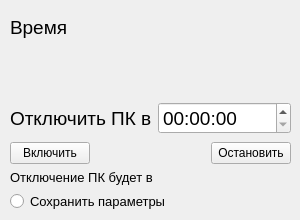
<?xml version="1.0" encoding="UTF-8"?>
<ui version="4.0">
 <class>MainWindow</class>
 <widget class="QMainWindow" name="MainWindow">
  <property name="geometry">
   <rect>
    <x>0</x>
    <y>0</y>
    <width>300</width>
    <height>220</height>
   </rect>
  </property>
  <property name="windowTitle">
   <string>MainWindow</string>
  </property>
  <widget class="QWidget" name="centralwidget">
   <widget class="QWidget" name="layoutWidget">
    <property name="geometry">
     <rect>
      <x>10</x>
      <y>140</y>
      <width>281</width>
      <height>26</height>
     </rect>
    </property>
    <layout class="QHBoxLayout" name="horizontalLayout_2">
     <item>
      <widget class="QPushButton" name="pushButton">
       <property name="text">
        <string>Включить</string>
       </property>
      </widget>
     </item>
     <item>
      <spacer name="horizontalSpacer">
       <property name="orientation">
        <enum>Qt::Orientation::Horizontal</enum>
       </property>
       <property name="sizeHint" stdset="0">
        <size>
         <width>40</width>
         <height>20</height>
        </size>
       </property>
      </spacer>
     </item>
     <item>
      <widget class="QPushButton" name="pushButton_2">
       <property name="text">
        <string>Остановить</string>
       </property>
      </widget>
     </item>
    </layout>
   </widget>
   <widget class="QWidget" name="layoutWidget">
    <property name="geometry">
     <rect>
      <x>10</x>
      <y>10</y>
      <width>201</width>
      <height>76</height>
     </rect>
    </property>
    <layout class="QVBoxLayout" name="verticalLayout">
     <item>
      <widget class="QLabel" name="label">
       <property name="font">
        <font>
         <pointsize>14</pointsize>
        </font>
       </property>
       <property name="text">
        <string>Время</string>
       </property>
      </widget>
     </item>
     <item>
      <widget class="QLabel" name="timeLabel">
       <property name="font">
        <font>
         <pointsize>20</pointsize>
        </font>
       </property>
       <property name="text">
        <string/>
       </property>
      </widget>
     </item>
    </layout>
   </widget>
   <widget class="QWidget" name="layoutWidget">
    <property name="geometry">
     <rect>
      <x>10</x>
      <y>100</y>
      <width>281</width>
      <height>37</height>
     </rect>
    </property>
    <layout class="QHBoxLayout" name="horizontalLayout">
     <item>
      <widget class="QLabel" name="label_2">
       <property name="font">
        <font>
         <pointsize>14</pointsize>
        </font>
       </property>
       <property name="text">
        <string>Отключить ПК в</string>
       </property>
      </widget>
     </item>
     <item>
      <widget class="QTimeEdit" name="timeEdit">
       <property name="minimumSize">
        <size>
         <width>0</width>
         <height>0</height>
        </size>
       </property>
       <property name="font">
        <font>
         <pointsize>14</pointsize>
        </font>
       </property>
      </widget>
     </item>
    </layout>
   </widget>
   <widget class="QWidget" name="layoutWidget">
    <property name="geometry">
     <rect>
      <x>10</x>
      <y>170</y>
      <width>251</width>
      <height>78</height>
     </rect>
    </property>
    <layout class="QFormLayout" name="formLayout">
     <item row="0" column="0">
      <widget class="QLabel" name="label_3">
       <property name="font">
        <font>
         <pointsize>10</pointsize>
        </font>
       </property>
       <property name="text">
        <string>Отключение ПК будет в</string>
       </property>
      </widget>
     </item>
     <item row="0" column="1">
      <widget class="QLabel" name="timeInfoLabel">
       <property name="font">
        <font>
         <pointsize>10</pointsize>
        </font>
       </property>
       <property name="text">
        <string/>
       </property>
      </widget>
     </item>
     <item row="1" column="0" colspan="2">
      <widget class="QRadioButton" name="radioButton">
       <property name="font">
        <font>
         <pointsize>10</pointsize>
        </font>
       </property>
       <property name="text">
        <string>Сохранить параметры</string>
       </property>
      </widget>
     </item>
    </layout>
   </widget>
  </widget>
 </widget>
 <resources/>
 <connections/>
</ui>
